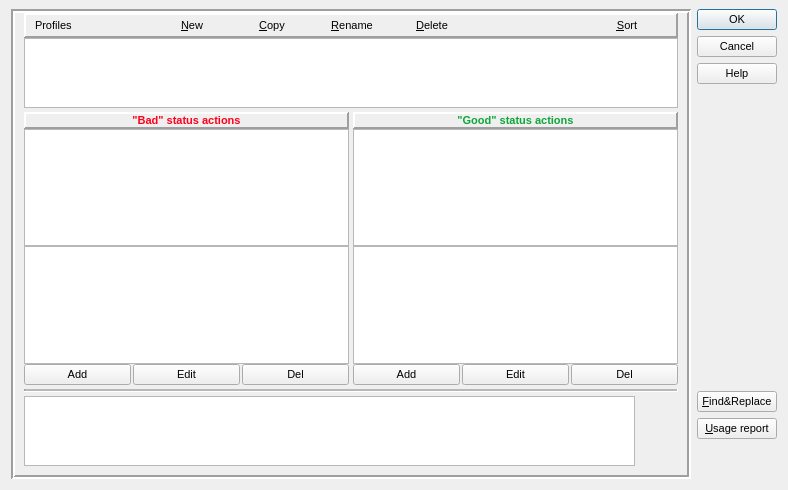
<?xml version="1.0" encoding="UTF-8"?>
<ui version="4.0">
 <class>ActionProfiles</class>
 <widget class="QDialog" name="ActionProfiles">
  <property name="geometry">
   <rect>
    <x>0</x>
    <y>0</y>
    <width>788</width>
    <height>490</height>
   </rect>
  </property>
  <property name="font">
   <font>
    <pointsize>8</pointsize>
   </font>
  </property>
  <property name="windowTitle">
   <string>Dialog</string>
  </property>
  <layout class="QHBoxLayout" name="horizontalLayout_7">
   <property name="topMargin">
    <number>9</number>
   </property>
   <item>
    <widget class="QFrame" name="frame">
     <property name="frameShape">
      <enum>QFrame::Box</enum>
     </property>
     <property name="frameShadow">
      <enum>QFrame::Sunken</enum>
     </property>
     <property name="lineWidth">
      <number>2</number>
     </property>
     <layout class="QVBoxLayout" name="verticalLayout_6">
      <property name="spacing">
       <number>4</number>
      </property>
      <property name="topMargin">
       <number>0</number>
      </property>
      <item>
       <layout class="QVBoxLayout" name="verticalLayout_5">
        <property name="spacing">
         <number>0</number>
        </property>
        <item>
         <widget class="QFrame" name="frame_2">
          <property name="frameShape">
           <enum>QFrame::Panel</enum>
          </property>
          <property name="frameShadow">
           <enum>QFrame::Raised</enum>
          </property>
          <property name="lineWidth">
           <number>2</number>
          </property>
          <layout class="QHBoxLayout" name="horizontalLayout">
           <property name="spacing">
            <number>0</number>
           </property>
           <property name="topMargin">
            <number>0</number>
           </property>
           <property name="rightMargin">
            <number>9</number>
           </property>
           <property name="bottomMargin">
            <number>0</number>
           </property>
           <item>
            <widget class="QLabel" name="lblProfiles">
             <property name="text">
              <string>Profiles</string>
             </property>
            </widget>
           </item>
           <item>
            <spacer name="horizontalSpacer_2">
             <property name="orientation">
              <enum>Qt::Horizontal</enum>
             </property>
             <property name="sizeType">
              <enum>QSizePolicy::Minimum</enum>
             </property>
             <property name="sizeHint" stdset="0">
              <size>
               <width>80</width>
               <height>20</height>
              </size>
             </property>
            </spacer>
           </item>
           <item>
            <widget class="QPushButton" name="btnProfilesNew">
             <property name="text">
              <string>&amp;New</string>
             </property>
             <property name="icon">
              <iconset resource="../qHostMonitor.qrc">
               <normaloff>:/img/action/add.png</normaloff>:/img/action/add.png</iconset>
             </property>
             <property name="iconSize">
              <size>
               <width>20</width>
               <height>20</height>
              </size>
             </property>
             <property name="autoDefault">
              <bool>false</bool>
             </property>
             <property name="default">
              <bool>false</bool>
             </property>
             <property name="flat">
              <bool>true</bool>
             </property>
            </widget>
           </item>
           <item>
            <widget class="QPushButton" name="btnProfilesCopy">
             <property name="text">
              <string>&amp;Copy</string>
             </property>
             <property name="icon">
              <iconset resource="../qHostMonitor.qrc">
               <normaloff>:/img/action/copy.png</normaloff>:/img/action/copy.png</iconset>
             </property>
             <property name="iconSize">
              <size>
               <width>20</width>
               <height>20</height>
              </size>
             </property>
             <property name="flat">
              <bool>true</bool>
             </property>
            </widget>
           </item>
           <item>
            <widget class="QPushButton" name="btnProfilesRename">
             <property name="text">
              <string>&amp;Rename</string>
             </property>
             <property name="icon">
              <iconset resource="../qHostMonitor.qrc">
               <normaloff>:/img/misc/rmaLogging.png</normaloff>:/img/misc/rmaLogging.png</iconset>
             </property>
             <property name="iconSize">
              <size>
               <width>20</width>
               <height>20</height>
              </size>
             </property>
             <property name="flat">
              <bool>true</bool>
             </property>
            </widget>
           </item>
           <item>
            <widget class="QPushButton" name="btnProfilesDelete">
             <property name="text">
              <string>&amp;Delete</string>
             </property>
             <property name="icon">
              <iconset resource="../qHostMonitor.qrc">
               <normaloff>:/img/action/delete.png</normaloff>:/img/action/delete.png</iconset>
             </property>
             <property name="iconSize">
              <size>
               <width>20</width>
               <height>20</height>
              </size>
             </property>
             <property name="flat">
              <bool>true</bool>
             </property>
            </widget>
           </item>
           <item>
            <spacer name="horizontalSpacer">
             <property name="orientation">
              <enum>Qt::Horizontal</enum>
             </property>
             <property name="sizeHint" stdset="0">
              <size>
               <width>98</width>
               <height>20</height>
              </size>
             </property>
            </spacer>
           </item>
           <item>
            <widget class="QPushButton" name="btnProfilesSort">
             <property name="text">
              <string>&amp;Sort</string>
             </property>
             <property name="icon">
              <iconset resource="../qHostMonitor.qrc">
               <normaloff>:/img/test/soap-xml.png</normaloff>:/img/test/soap-xml.png</iconset>
             </property>
             <property name="iconSize">
              <size>
               <width>20</width>
               <height>20</height>
              </size>
             </property>
             <property name="flat">
              <bool>true</bool>
             </property>
            </widget>
           </item>
          </layout>
         </widget>
        </item>
        <item>
         <widget class="QListWidget" name="lstProfiles">
          <property name="lineWidth">
           <number>2</number>
          </property>
         </widget>
        </item>
       </layout>
      </item>
      <item>
       <layout class="QHBoxLayout" name="horizontalLayout_6">
        <item>
         <layout class="QVBoxLayout" name="verticalLayout_4">
          <property name="spacing">
           <number>0</number>
          </property>
          <item>
           <widget class="QFrame" name="frame_3">
            <property name="frameShape">
             <enum>QFrame::Panel</enum>
            </property>
            <property name="frameShadow">
             <enum>QFrame::Raised</enum>
            </property>
            <property name="lineWidth">
             <number>2</number>
            </property>
            <layout class="QHBoxLayout" name="horizontalLayout_8">
             <property name="spacing">
              <number>6</number>
             </property>
             <property name="topMargin">
              <number>0</number>
             </property>
             <property name="bottomMargin">
              <number>0</number>
             </property>
             <item>
              <widget class="QLabel" name="lblBadStatus">
               <property name="palette">
                <palette>
                 <active>
                  <colorrole role="WindowText">
                   <brush brushstyle="SolidPattern">
                    <color alpha="255">
                     <red>255</red>
                     <green>0</green>
                     <blue>28</blue>
                    </color>
                   </brush>
                  </colorrole>
                 </active>
                 <inactive>
                  <colorrole role="WindowText">
                   <brush brushstyle="SolidPattern">
                    <color alpha="255">
                     <red>255</red>
                     <green>0</green>
                     <blue>28</blue>
                    </color>
                   </brush>
                  </colorrole>
                 </inactive>
                 <disabled>
                  <colorrole role="WindowText">
                   <brush brushstyle="SolidPattern">
                    <color alpha="255">
                     <red>118</red>
                     <green>118</green>
                     <blue>117</blue>
                    </color>
                   </brush>
                  </colorrole>
                 </disabled>
                </palette>
               </property>
               <property name="font">
                <font>
                 <weight>75</weight>
                 <bold>true</bold>
                </font>
               </property>
               <property name="frameShape">
                <enum>QFrame::NoFrame</enum>
               </property>
               <property name="lineWidth">
                <number>2</number>
               </property>
               <property name="text">
                <string>&quot;Bad&quot; status actions</string>
               </property>
               <property name="alignment">
                <set>Qt::AlignCenter</set>
               </property>
              </widget>
             </item>
            </layout>
           </widget>
          </item>
          <item>
           <widget class="QTreeView" name="trvBad">
            <property name="editTriggers">
             <set>QAbstractItemView::NoEditTriggers</set>
            </property>
            <property name="rootIsDecorated">
             <bool>false</bool>
            </property>
            <property name="itemsExpandable">
             <bool>false</bool>
            </property>
           </widget>
          </item>
          <item>
           <widget class="QPlainTextEdit" name="txtBad"/>
          </item>
          <item>
           <layout class="QHBoxLayout" name="horizontalLayout_2">
            <property name="spacing">
             <number>2</number>
            </property>
            <item>
             <widget class="QPushButton" name="btnBadAdd">
              <property name="text">
               <string>Add</string>
              </property>
             </widget>
            </item>
            <item>
             <widget class="QPushButton" name="btnBadEdit">
              <property name="text">
               <string>Edit</string>
              </property>
             </widget>
            </item>
            <item>
             <widget class="QPushButton" name="btnBadDel">
              <property name="text">
               <string>Del</string>
              </property>
             </widget>
            </item>
           </layout>
          </item>
         </layout>
        </item>
        <item>
         <layout class="QVBoxLayout" name="verticalLayout_3">
          <property name="spacing">
           <number>0</number>
          </property>
          <item>
           <widget class="QFrame" name="frame_4">
            <property name="frameShape">
             <enum>QFrame::Panel</enum>
            </property>
            <property name="frameShadow">
             <enum>QFrame::Raised</enum>
            </property>
            <property name="lineWidth">
             <number>2</number>
            </property>
            <layout class="QHBoxLayout" name="horizontalLayout_9">
             <property name="topMargin">
              <number>0</number>
             </property>
             <property name="bottomMargin">
              <number>0</number>
             </property>
             <item>
              <widget class="QLabel" name="lblGoodStatus">
               <property name="palette">
                <palette>
                 <active>
                  <colorrole role="WindowText">
                   <brush brushstyle="SolidPattern">
                    <color alpha="255">
                     <red>14</red>
                     <green>166</green>
                     <blue>58</blue>
                    </color>
                   </brush>
                  </colorrole>
                 </active>
                 <inactive>
                  <colorrole role="WindowText">
                   <brush brushstyle="SolidPattern">
                    <color alpha="255">
                     <red>14</red>
                     <green>166</green>
                     <blue>58</blue>
                    </color>
                   </brush>
                  </colorrole>
                 </inactive>
                 <disabled>
                  <colorrole role="WindowText">
                   <brush brushstyle="SolidPattern">
                    <color alpha="255">
                     <red>118</red>
                     <green>118</green>
                     <blue>117</blue>
                    </color>
                   </brush>
                  </colorrole>
                 </disabled>
                </palette>
               </property>
               <property name="font">
                <font>
                 <weight>75</weight>
                 <bold>true</bold>
                </font>
               </property>
               <property name="text">
                <string>&quot;Good&quot; status actions</string>
               </property>
               <property name="alignment">
                <set>Qt::AlignCenter</set>
               </property>
              </widget>
             </item>
            </layout>
           </widget>
          </item>
          <item>
           <widget class="QTreeView" name="trvGood">
            <property name="editTriggers">
             <set>QAbstractItemView::NoEditTriggers</set>
            </property>
            <property name="rootIsDecorated">
             <bool>false</bool>
            </property>
            <property name="itemsExpandable">
             <bool>false</bool>
            </property>
           </widget>
          </item>
          <item>
           <widget class="QPlainTextEdit" name="txtGood"/>
          </item>
          <item>
           <layout class="QHBoxLayout" name="horizontalLayout_3">
            <property name="spacing">
             <number>2</number>
            </property>
            <item>
             <widget class="QPushButton" name="btnGoodAdd">
              <property name="text">
               <string>Add</string>
              </property>
             </widget>
            </item>
            <item>
             <widget class="QPushButton" name="btnGoodEdit">
              <property name="text">
               <string>Edit</string>
              </property>
             </widget>
            </item>
            <item>
             <widget class="QPushButton" name="btnGoodDel">
              <property name="text">
               <string>Del</string>
              </property>
             </widget>
            </item>
           </layout>
          </item>
         </layout>
        </item>
       </layout>
      </item>
      <item>
       <widget class="Line" name="line">
        <property name="lineWidth">
         <number>1</number>
        </property>
        <property name="midLineWidth">
         <number>2</number>
        </property>
        <property name="orientation">
         <enum>Qt::Horizontal</enum>
        </property>
       </widget>
      </item>
      <item>
       <layout class="QHBoxLayout" name="horizontalLayout_4">
        <item>
         <widget class="QPlainTextEdit" name="txtComment"/>
        </item>
        <item>
         <layout class="QVBoxLayout" name="verticalLayout_2">
          <item>
           <spacer name="verticalSpacer_2">
            <property name="orientation">
             <enum>Qt::Vertical</enum>
            </property>
            <property name="sizeHint" stdset="0">
             <size>
              <width>20</width>
              <height>28</height>
             </size>
            </property>
           </spacer>
          </item>
          <item>
           <widget class="QPushButton" name="btnCommentAdd">
            <property name="text">
             <string/>
            </property>
            <property name="icon">
             <iconset resource="../qHostMonitor.qrc">
              <normaloff>:/img/loupe.png</normaloff>:/img/loupe.png</iconset>
            </property>
            <property name="iconSize">
             <size>
              <width>20</width>
              <height>20</height>
             </size>
            </property>
            <property name="flat">
             <bool>true</bool>
            </property>
           </widget>
          </item>
         </layout>
        </item>
       </layout>
      </item>
     </layout>
    </widget>
   </item>
   <item>
    <layout class="QVBoxLayout" name="verticalLayout">
     <property name="spacing">
      <number>6</number>
     </property>
     <property name="bottomMargin">
      <number>40</number>
     </property>
     <item>
      <widget class="QDialogButtonBox" name="btnBox">
       <property name="sizePolicy">
        <sizepolicy hsizetype="Preferred" vsizetype="Fixed">
         <horstretch>0</horstretch>
         <verstretch>0</verstretch>
        </sizepolicy>
       </property>
       <property name="baseSize">
        <size>
         <width>0</width>
         <height>0</height>
        </size>
       </property>
       <property name="orientation">
        <enum>Qt::Vertical</enum>
       </property>
       <property name="standardButtons">
        <set>QDialogButtonBox::Cancel|QDialogButtonBox::Help|QDialogButtonBox::Ok</set>
       </property>
      </widget>
     </item>
     <item>
      <spacer name="verticalSpacer">
       <property name="orientation">
        <enum>Qt::Vertical</enum>
       </property>
       <property name="sizeHint" stdset="0">
        <size>
         <width>20</width>
         <height>420</height>
        </size>
       </property>
      </spacer>
     </item>
     <item>
      <widget class="QPushButton" name="btnFindReplace">
       <property name="text">
        <string>&amp;Find&amp;&amp;Replace</string>
       </property>
      </widget>
     </item>
     <item>
      <widget class="QPushButton" name="btnUsageReport">
       <property name="text">
        <string>&amp;Usage report</string>
       </property>
      </widget>
     </item>
    </layout>
   </item>
  </layout>
 </widget>
 <resources>
  <include location="../qHostMonitor.qrc"/>
  <include location="../qHostMonitor.qrc"/>
 </resources>
 <connections>
  <connection>
   <sender>btnBox</sender>
   <signal>accepted()</signal>
   <receiver>ActionProfiles</receiver>
   <slot>accept()</slot>
   <hints>
    <hint type="sourcelabel">
     <x>736</x>
     <y>67</y>
    </hint>
    <hint type="destinationlabel">
     <x>738</x>
     <y>141</y>
    </hint>
   </hints>
  </connection>
  <connection>
   <sender>btnBox</sender>
   <signal>rejected()</signal>
   <receiver>ActionProfiles</receiver>
   <slot>reject()</slot>
   <hints>
    <hint type="sourcelabel">
     <x>716</x>
     <y>76</y>
    </hint>
    <hint type="destinationlabel">
     <x>710</x>
     <y>137</y>
    </hint>
   </hints>
  </connection>
 </connections>
</ui>
